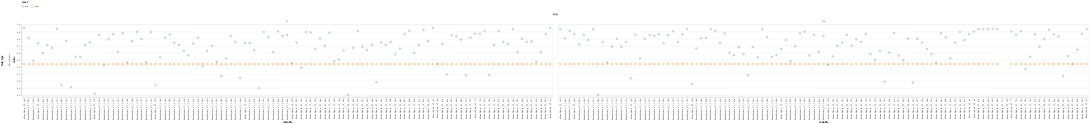

Notebook cell for this chart:
### Code cell
alt.Chart(df_concat).mark_point(size=50).encode(
    x='variable',
    y=alt.Y('value'),
    row='link_type',
    column='exp',
    color=alt.Color('react', legend=alt.Legend(orient='top')),
    shape=alt.Shape('react', legend=alt.Legend(orient='top')),
)#.facet(row='exp').resolve_scale(x='independent', y='independent')

### Figure 1 — Vega-Lite specification as saved in the notebook (floating-point values rounded to 4 significant figures; data arrays with more than 128 entries replaced by an {"elided": "..."} marker saying what was removed)
{"config": {"view": {"continuousWidth": 400, "continuousHeight": 300}}, "data": {"name": "data-47a11ef3c3e5c990feb29bfafd74b228"}, "mark": {"type": "point", "size": 50}, "encoding": {"color": {"type": "nominal", "field": "react", "legend": {"orient": "top"}}, "column": {"type": "nominal", "field": "exp"}, "row": {"type": "nominal", "field": "link_type"}, "shape": {"type": "nominal", "field": "react", "legend": {"orient": "top"}}, "x": {"type": "nominal", "field": "variable"}, "y": {"type": "quantitative", "field": "value"}}, "$schema": "https://vega.github.io/schema/vega-lite/v4.8.1.json", "datasets": {"data-47a11ef3c3e5c990feb29bfafd74b228": {"elided": "448 records"}}}
